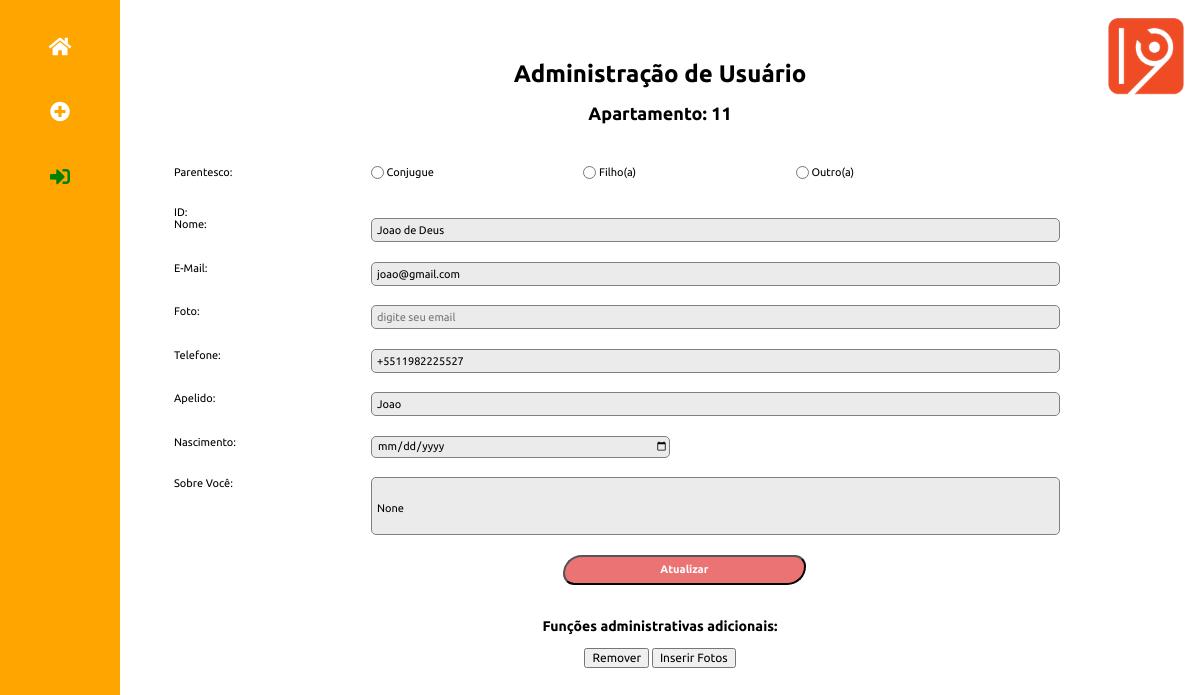
The page /detalha_morador?id=6 on the database as committed earlier.
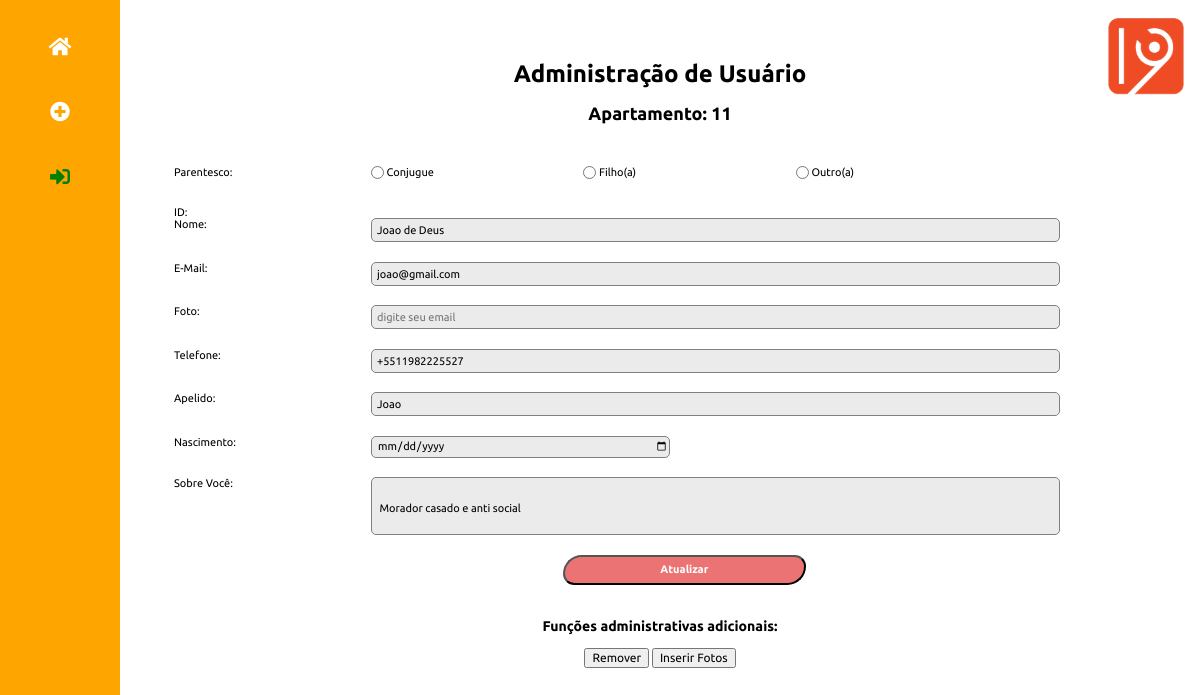
The same page on the database as committed later.
### tables this page shows
CREATE TABLE 'condominio_moradores' 
    ('id' INTEGER PRIMARY KEY AUTOINCREMENT, 
     'andar' INTEGER NOT NULL, 
     'apto' INTEGER NOT NULL, 
     'nome'  VARCHAR NOT NULL , 
     'apelido' VARCHAR NOT NULL, 
     'email' VARCHAR, 
     'telefone' VARCHAR, 
     'senha'  VARCHAR NOT NULL, 
     'nascimento' DATETIME, 
     'sobre_voce' VARCHAR,
     'sobre_familia' VARCHAR,    
     'tipo' VARCHAR NOT NULL,
     'status' VARCHAR default 'block',
     'foto' VARCHAR,
     'filhos' integer,
     'admin' VARCHAR default 'n'
    );

### app.py (the view, shortened to what this page needs)
@app.route('/detalha_morador', methods=['POST', 'GET'])
def teste():
    db = get_db()
    if request.method == 'GET':
        v_id = request.args.get('id')
        cur = db.execute('select id, apto, andar, tipo, nome, apelido, email, telefone, nascimento, sobre_voce from condominio_moradores where id =?', [v_id])
        r_morador = cur.fetchone()
        return render_template('condominio_user_04_modifymorador.html', r_morador=r_morador)

### app.py (called while the page is built)
def connect_db():
    sql = sqlite3.connect('/Users/fabio/flask/condominio.db')
    sql.row_factory = sqlite3.Row
    return sql

def get_db():
    if not hasattr(g, 'sqlite3'):
        g.sqlite_db = connect_db()
    return  g.sqlite_db

### templates/condominio_user_04_modifymorador.html (shortened to what this page needs)
<!doctype html>
{% from "condominio_menu.html" import condominio_menu %}
<html lang="pt-br">
<head>
    <link rel="stylesheet" href="../static/css/normalize.css">
    <link rel="stylesheet" href="https://use.fontawesome.com/releases/v5.0.13/css/all.css">
    <link rel="stylesheet" href="../static/css/estilo_gincana.css">
</head>
<body>
    <header class="topo-pagina">
        {% block condominio_menu %}
            {{ condominio_menu(user,admin) }}
        {% endblock %}
        <p class="logo"><img src="../static/images/one9.webp" /></p>
    </header>
    <main class="bloco-principal">
        {%  set casa = r_morador['andar'] ~ r_morador['apto'] %}
        <h1>Administração de Usuário</h1>
        <h2>Apartamento: {{ casa }} </h2>
        <div>
            <form action="/detalha_morador" method="POST" class="form-cadastro">
                    <div class="form-radio-parentesco">
                        <label> Parentesco: </label>
                        <input type="radio" id="form-cadastro-tipo" name="form-cadastro-tipo" class="form-cadastro-tipo" value="Conjugue" {% if r_morador['tipo'] == 'Conjugue' %} checked="checked" {% endif %} />
                        <label>Conjugue </label>
                        <input type="radio" id="form-cadastro-tipo" name="form-cadastro-tipo" class="form-cadastro-parentesco" value="Filho" {% if r_morador['tipo'] == 'Filho' %} checked="checked" {% endif %} />
                        <label>Filho(a) </label>
                        <input type="radio" id="form-cadastro-tipo" name="form-cadastro-tipo" class="form-cadastro-parentesco" value="Outro" {% if r_morador['tipo'] == 'Outro' %}checked="checked" {% endif %} />
                        <label>Outro(a) </label> <br>
                    </div>
                    <label> ID: </label>
                    <input type="hidden" id="form-cadastro-id" name="form-cadastro-id" class="form-cadastro-nome" value = "{{ r_morador['id'] }}" /> <br>
                    <label> Nome: </label>
                    <input type="text" id="form-cadastro-nome" name="form-cadastro-nome" class="form-cadastro-nome" value = "{{ r_morador['nome'] }}" /> <br>
                    <label> E-Mail: </label>
                    <input type="email" id="form-cadastro-email" name="form-cadastro-email" class="form-cadastro-email" value = "{{ r_morador['email'] }}"/> <br>
                    <label> Foto: </label>
                    <input type="email" id="form-cadastro-email" name="form-cadastro-email" class="form-cadastro-email" placeholder="digite seu email"/> <br>
                    <label> Telefone: </label>
                    <input type="text" id="form-cadastro-telefone" name="form-cadastro-telefone" class="form-cadastro-nome" value = "{{ r_morador['telefone'] }}" /> <br>
                    <label> Apelido: </label>
                    <input type="text" id="form-cadastro-apelido" name="form-cadastro-apelido" class="form-cadastro-apelido" value = "{{ r_morador['apelido'] }}"/> <br>
                    <label> Nascimento: </label>
                    <input type="date" id="form-cadastro-nascimento" name="form-cadastro-nascimento" class="form-cadastro-nascimento" value = "{{ r_morador['nascimento'] }}"/> <br>
                    <label> Sobre Você: </label>
                    <input type="text" id="form-cadastro-voce" name="form-cadastro-voce" class="form-cadastro-voce" value = "{{ r_morador['sobre_voce'] }}"> <br>
                    <button type="submit" class="form-cadastro-butao"> Atualizar </button>
            </form>
                    <h3> Funções administrativas adicionais: </h3>
                    <button type="submit" class="form-remover-butao"> Remover </button>
                    <button type="submit" class="form-modify-butao"> Inserir Fotos </button>
        </div>
    </main>
</body>
</html>

Rows that differ between the two databases and show on the page:
changed condominio_moradores "Joao de Deus": form-cadastro-voce (not shown) → "Morador casado e anti social"
Other text that changed with them:
form field form-cadastro-voce: "None" → (not shown)
